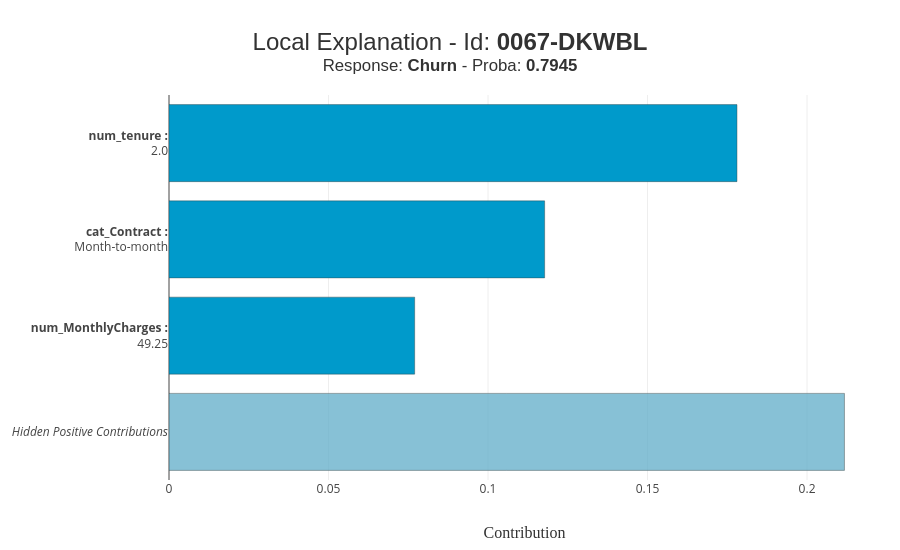

The code cell stored with this chart in its notebook:
### Code cell
xpl.plot.local_plot(index='0067-DKWBL')

### Figure 1 — Plotly figure (JSON) as saved in the notebook; plotly's stock layout.template omitted (floating-point values rounded to 4 significant figures)
{"data": [{"customdata": ["<b>Hidden Positive Contributions</b>"], "hovertemplate": "%{customdata}<br />Contribution: %{x:.4f}<extra></extra>", "marker": {"color": "rgba(106, 178, 204, 0.8)", "line": {"color": "rgba(52, 55, 54, 0.8)", "width": 0.5}}, "orientation": "h", "showlegend": false, "type": "bar", "x": [0.2117], "y": ["<i>Hidden Positive Contributions</i>"]}, {"customdata": ["<b>num_MonthlyCharges :</b><br />49.25"], "hovertemplate": "%{customdata}<br />Contribution: %{x:.4f}<extra></extra>", "marker": {"color": "rgba(0, 154, 203, 1)", "line": {"color": "rgba(52, 55, 54, 0.8)", "width": 0.5}}, "orientation": "h", "showlegend": false, "type": "bar", "x": [0.077], "y": ["<b>num_MonthlyCharges :</b><br />49.25"]}, {"customdata": ["<b>cat_Contract :</b><br />Month-to-month"], "hovertemplate": "%{customdata}<br />Contribution: %{x:.4f}<extra></extra>", "marker": {"color": "rgba(0, 154, 203, 1)", "line": {"color": "rgba(52, 55, 54, 0.8)", "width": 0.5}}, "orientation": "h", "showlegend": false, "type": "bar", "x": [0.1177], "y": ["<b>cat_Contract :</b><br />Month-to-month"]}, {"customdata": ["<b>num_tenure :</b><br />2.0"], "hovertemplate": "%{customdata}<br />Contribution: %{x:.4f}<extra></extra>", "marker": {"color": "rgba(0, 154, 203, 1)", "line": {"color": "rgba(52, 55, 54, 0.8)", "width": 0.5}}, "orientation": "h", "showlegend": false, "type": "bar", "x": [0.178], "y": ["<b>num_tenure :</b><br />2.0"]}], "layout": {"barmode": "group", "height": 550, "hovermode": "closest", "margin": {"b": 70, "l": 150, "r": 20, "t": 95}, "title": {"font": {"color": "rgb(50, 50, 50)", "family": "Arial", "size": 24}, "text": "Local Explanation - Id: <b>0067-DKWBL</b><br><sup>Response: <b>Churn</b> - Proba: <b>0.7945</b></sup>", "x": 0.5, "xanchor": "center", "y": 0.9091, "yanchor": "middle"}, "width": 900, "xaxis": {"title": {"font": {"color": "rgb(50, 50, 50)", "family": "Arial Black", "size": 16}, "text": "Contribution"}}, "yaxis": {"automargin": true, "dtick": 1, "title": {"font": {"color": "rgb(50, 50, 50)", "family": "Arial Black", "size": 16}}, "type": "category"}}}
